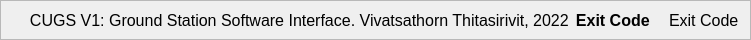
     <widget class="QFrame" name="fr_cen_3">
      <property name="minimumSize">
       <size>
        <width>0</width>
        <height>40</height>
       </size>
      </property>
      <property name="maximumSize">
       <size>
        <width>16777215</width>
        <height>40</height>
       </size>
      </property>
      <property name="frameShape">
       <enum>QFrame::StyledPanel</enum>
      </property>
      <property name="frameShadow">
       <enum>QFrame::Raised</enum>
      </property>
      <layout class="QHBoxLayout" name="horizontalLayout_5">
       <item>
        <widget class="QLabel" name="lb_footer">
         <property name="font">
          <font>
           <pointsize>12</pointsize>
          </font>
         </property>
         <property name="text">
          <string>    CUGS V1: Ground Station Software Interface. Vivatsathorn Thitasirivit, 2022</string>
         </property>
         <property name="alignment">
          <set>Qt::AlignCenter</set>
         </property>
        </widget>
       </item>
       <item>
        <widget class="QLabel" name="lb_exit_code">
         <property name="font">
          <font>
           <pointsize>12</pointsize>
           <weight>75</weight>
           <bold>true</bold>
          </font>
         </property>
         <property name="text">
          <string>Exit Code   </string>
         </property>
         <property name="alignment">
          <set>Qt::AlignRight|Qt::AlignTrailing|Qt::AlignVCenter</set>
         </property>
        </widget>
       </item>
       <item>
        <widget class="QLabel" name="lb_exit_id">
         <property name="font">
          <font>
           <pointsize>12</pointsize>
          </font>
         </property>
         <property name="text">
          <string>Exit Code</string>
         </property>
         <property name="alignment">
          <set>Qt::AlignLeading|Qt::AlignLeft|Qt::AlignVCenter</set>
         </property>
        </widget>
       </item>
      </layout>
     </widget>
